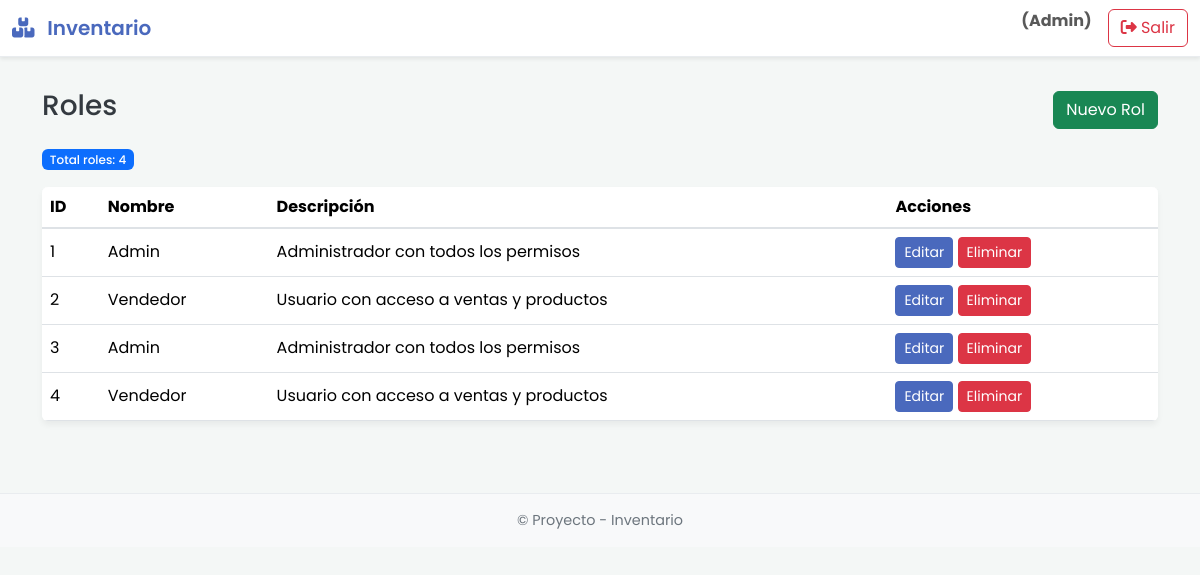
Screenshot of /roles.php (signed in) with the database file from the repository.
### tables this page shows
CREATE TABLE `roles` (
  `id` int NOT NULL,
  `nombre` varchar(50) NOT NULL,
  `descripcion` text
);

### roles.php (the view)
<?php
include 'header.php';
include 'db.php';
$total = $pdo->query("SELECT COUNT(*) FROM roles")->fetchColumn();
$roles = $pdo->query("SELECT * FROM roles")->fetchAll();
?>
<div class="d-flex justify-content-between align-items-center mb-3">
  <h3>Roles</h3>
  <div>
    <a href="agregar_rol.php" class="btn btn-success">Nuevo Rol</a>
  </div>
</div>
<div class="mb-3"><span class="badge bg-primary">Total roles: <?= $total ?></span></div>
<table class="table table-hover">
  <thead><tr><th>ID</th><th>Nombre</th><th>Descripción</th><th>Acciones</th></tr></thead>
  <tbody>
    <?php foreach($roles as $r): ?>
      <tr>
        <td><?= $r['id'] ?></td>
        <td><?= htmlspecialchars($r['nombre']) ?></td>
        <td><?= htmlspecialchars($r['descripcion']) ?></td>
        <td>
          <a href="editar_rol.php?id=<?= $r['id'] ?>" class="btn btn-sm btn-primary">Editar</a>
          <a href="eliminar_rol.php?id=<?= $r['id'] ?>" class="btn btn-sm btn-danger" onclick="return confirm('¿Estás seguro?')">Eliminar</a>
        </td>
      </tr>
    <?php endforeach; ?>
  </tbody>
</table>
<?php include 'footer.php'; ?>

### assets/css/style.css (style rules this page uses)
:root { --primary-color: #4a69bd; --secondary-color: #6c757d; --light-color: #f8f9fa; --dark-color: #343a40; --font-family: 'Poppins', sans-serif; --border-radius: 0.375rem; }
body { font-family: var(--font-family); background-color: #f4f7f6; color: var(--dark-color); }
.btn-primary { background-color: var(--primary-color); border-color: var(--primary-color); transition: background-color 0.2s ease-in-out; }
.table { background-color: #fff; border-radius: var(--border-radius); overflow: hidden; box-shadow: 0 4px 6px rgba(0,0,0,.05); }
.table thead { background-color: var(--light-color); color: var(--dark-color); font-weight: 600; border-bottom: 2px solid #dee2e6; }
.table th, .table td { vertical-align: middle; }
.badge { font-weight: 500; }

### rows the page displays
roles: id "1", nombre "Admin", descripcion "Administrador con todos los permisos"
roles: id "2", nombre "Vendedor", descripcion "Usuario con acceso a ventas y productos"
roles: id "3", nombre "Admin", descripcion "Administrador con todos los permisos"
roles: id "4", nombre "Vendedor", descripcion "Usuario con acceso a ventas y productos"

### other values shown
$_SESSION["usuario_rol"] "Admin"
$total "4"
